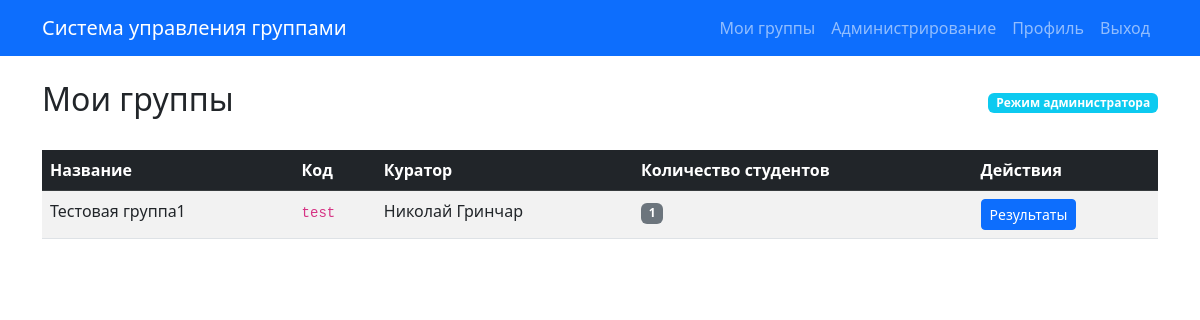
Page /my-groups/ (signed in) on the committed database.
### students/models.py (models this page shows, shortened)
class Group(models.Model):
    name = models.CharField(
        max_length=200,
        verbose_name='Название'
    )
    code = models.CharField(
        max_length=50,
        unique=True,
        verbose_name='Код'
    )
    curator = models.ForeignKey(
        settings.AUTH_USER_MODEL,
        on_delete=models.SET_NULL,
        null=True,
        blank=True,
        verbose_name='Куратор',
        related_name='curated_groups'
    )
    class Meta:
        verbose_name = 'Группа'
        verbose_name_plural = 'Группы'
        db_table = 'students_group'
        ordering = ['name']

### users/models.py (models this page shows, shortened)
class User(AbstractUser):
    first_name = models.CharField(
        max_length=150,
        verbose_name='Имя',
        blank=True
    )
    last_name = models.CharField(
        max_length=150,
        verbose_name='Фамилия',
        blank=True
    )
    middle_name = models.CharField(
        max_length=150,
        verbose_name='Отчество',
        blank=True,
        null=True
    )
    send_emails = models.BooleanField(
        default=False,
        verbose_name='Отправлять письма',
        help_text='Если включено, куратор будет получать пересылаемые письма от студентов своей группы'
    )
    class Meta:
        verbose_name = 'Пользователь'
        verbose_name_plural = 'Пользователи'
        db_table = 'users_user'

### students/views.py (the view)
# urls.py: path('my-groups/', views.MyGroupsView.as_view(), name='my_groups'),
class MyGroupsView(LoginRequiredMixin, TemplateView):
    template_name = 'students/my_groups.html'
    def get_context_data(self, **kwargs):
        context = super().get_context_data(**kwargs)
        user = self.request.user
        if user.is_superuser:
            groups = Group.objects.all().prefetch_related('students', 'curator')
        else:
            groups = Group.objects.filter(curator=user).prefetch_related('students', 'curator')
        context['groups'] = groups
        return context

### students/templates/students/my_groups.html (shortened to what this page needs)
{% extends 'base.html' %}
{% block content %}
<div class="d-flex justify-content-between align-items-center mb-4">
    <h2>Мои группы</h2>
    {% if user.is_superuser %}
        <span class="badge bg-info">Режим администратора</span>
    {% endif %}
</div>
{% if groups %}
    <div class="table-responsive">
        <table class="table table-striped table-hover">
            <thead class="table-dark">
                <tr>
                    <th>Название</th>
                    <th>Код</th>
                    <th>Куратор</th>
                    <th>Количество студентов</th>
                    <th>Действия</th>
                </tr>
            </thead>
            <tbody>
                {% for group in groups %}
                    <tr>
                        <td>{{ group.name }}</td>
                        <td><code>{{ group.code }}</code></td>
                        <td>
                            {% if group.curator %}
                                {{ group.curator.get_full_name|default:group.curator.username }}
                            {% else %}
                                <span class="text-muted">Не назначен</span>
                            {% endif %}
                        </td>
                        <td>
                            <span class="badge bg-secondary">{{ group.students.count }}</span>
                        </td>
                        <td>
                            <a href="{% url 'students:group_results' group.id %}" class="btn btn-sm btn-primary">
                                Результаты
                            </a>
                        </td>
                    </tr>
                {% endfor %}
            </tbody>
        </table>
    </div>
{% endif %}
{% endblock %}

### rows in the picture
Group: name "Тестовая группа1", code "test", curator.get_full_name "Николай Гринчар", students.count "1"
